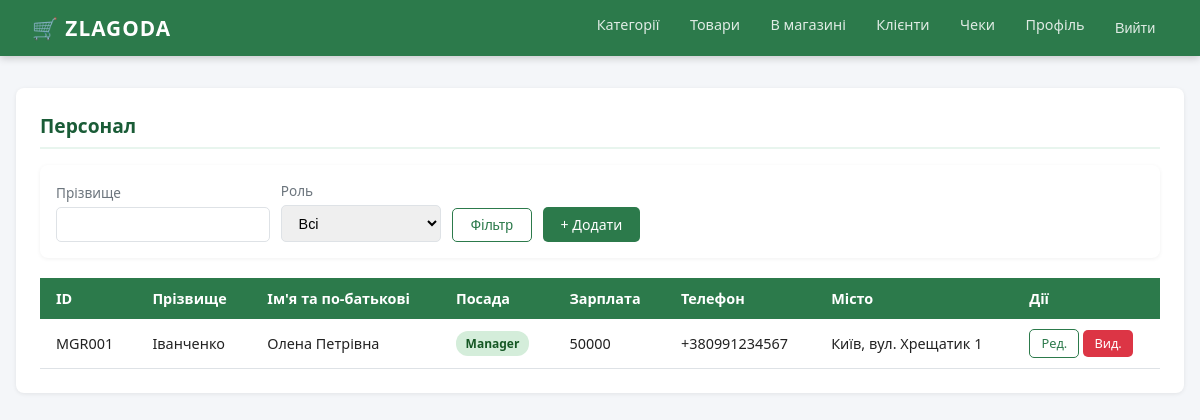
Before: /employees/ (signed in) with the older database file.
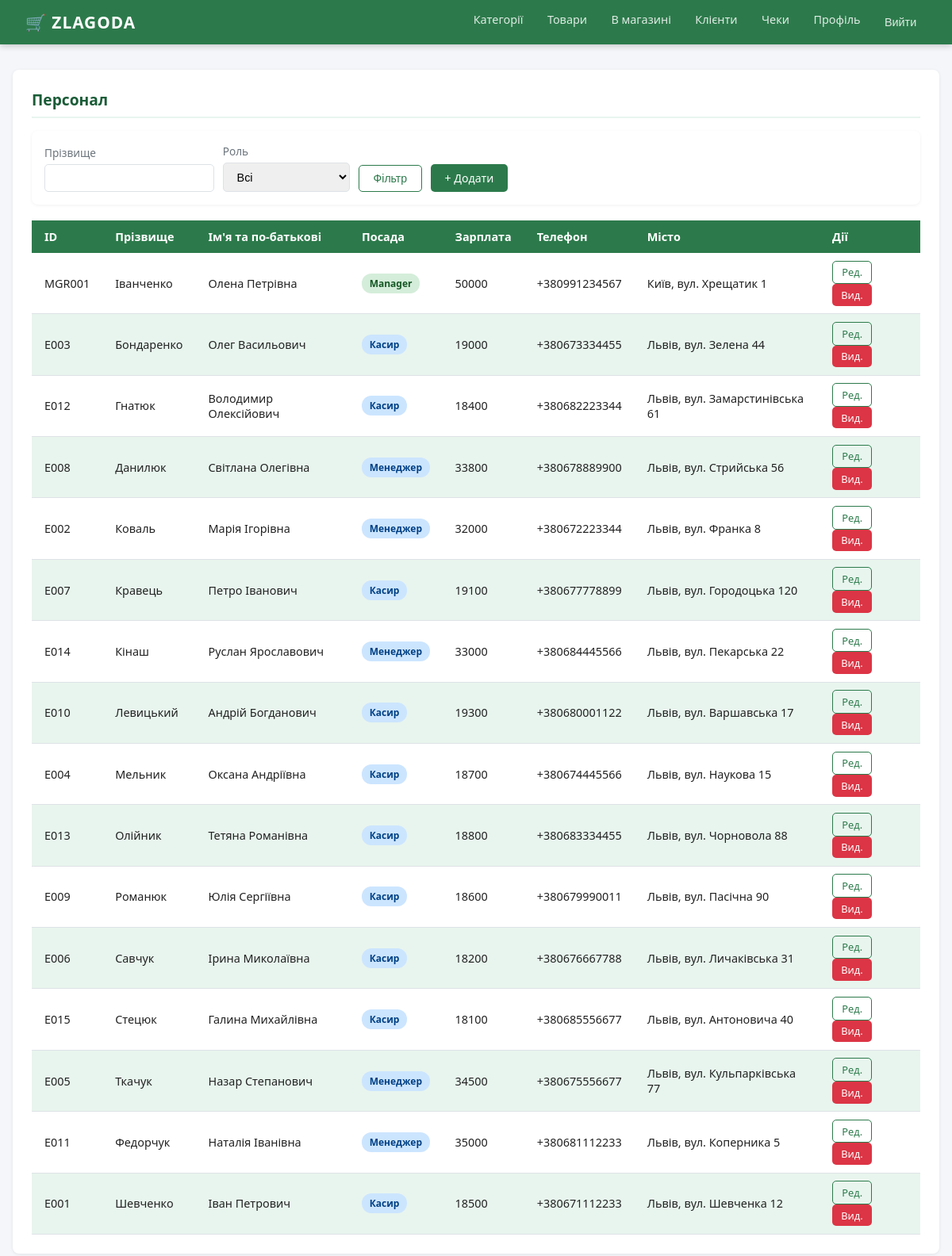
After: the same page with the newer database file.
### supermarket/models.py (models this page shows)
class Employee(models.Model):
    id_employee = models.CharField(max_length=10, primary_key=True)
    empl_surname = models.CharField(max_length=50)
    empl_name = models.CharField(max_length=50)
    empl_patronymic = models.CharField(max_length=50, null=True, blank=True)
    empl_role = models.CharField(max_length=10)
    salary = models.DecimalField(max_digits=13, decimal_places=4)
    date_of_birth = models.DateField()
    date_of_start = models.DateField()
    phone_number = models.CharField(max_length=13)
    city = models.CharField(max_length=50)
    street = models.CharField(max_length=50)
    zip_code = models.CharField(max_length=9)
    class Meta:
        db_table = 'Employee'
        managed = True

### supermarket/views.py (the view)
    def wrapper(request, *args, **kwargs):
        if not request.user.is_authenticated:
            return redirect('login')
        if get_current_role(request) != 'Manager':
            return HttpResponseForbidden("Доступ заборонено. Тільки для менеджерів.")
        return view_func(request, *args, **kwargs)

### supermarket/db_utils.py (called while the page is built)
def dictfetchall(cursor):
    columns = [col[0] for col in cursor.description]
    return [dict(zip(columns, row)) for row in cursor.fetchall()]

def get_all_employees():
    with connection.cursor() as c:
        c.execute("""
            SELECT id_employee, empl_surname, empl_name, empl_patronymic,
                   empl_role, salary, date_of_birth, date_of_start,
                   phone_number, city, street, zip_code
            FROM Employee
            ORDER BY empl_surname
        """)
        return dictfetchall(c)

def get_employee_by_id(eid):
    with connection.cursor() as c:
        c.execute("""
            SELECT id_employee, empl_surname, empl_name, empl_patronymic,
                   empl_role, salary, date_of_birth, date_of_start,
                   phone_number, city, street, zip_code
            FROM Employee
            WHERE id_employee = %s
        """, [eid])
        return dictfetchall(c)

### supermarket/views.py (called while the page is built)
def get_current_role(request):
    emp = db.get_employee_by_id(request.user.username)
    if emp:
        return emp[0]['empl_role']
    return None

def manager_required(view_func):
    def wrapper(request, *args, **kwargs):
        if not request.user.is_authenticated:
            return redirect('login')
        if get_current_role(request) != 'Manager':
            return HttpResponseForbidden("Доступ заборонено. Тільки для менеджерів.")
        return view_func(request, *args, **kwargs)
    wrapper.__name__ = view_func.__name__
    return wrapper

@manager_required
def employees_list(request):
    role_filter = request.GET.get('role', '')
    surname = request.GET.get('surname', '')
    if role_filter == 'Cashier':
        emps = db.get_cashiers()
    else:
        emps = db.get_all_employees()
    if surname:
        emps = [e for e in emps if surname.lower() in e['empl_surname'].lower()]
    return render(request, 'supermarket/employees.html', {
        'employees': emps,
        'surname': surname,
        'role_filter': role_filter,
    })

### supermarket/templates/supermarket/employees.html (shortened to what this page needs)
{% extends 'supermarket/base.html' %}
{% block content %}
<div class="card">
  <div class="card-title">Персонал</div>
  <div class="filter-bar">
    <form method="get" style="display:flex;gap:.7rem;flex-wrap:wrap;align-items:flex-end;width:100%">
      <div class="form-group"><label>Прізвище</label><input type="text" name="surname" value="{{ surname }}"></div>
      <div class="form-group">
        <label>Роль</label>
        <select name="role">
          <option value="">Всі</option>
        </select>
      </div>
      <button class="btn btn-outline">Фільтр</button>
      <a href="{% url 'employee_create' %}" class="btn btn-green">+ Додати</a>
    </form>
  </div>
  <div class="table-wrap">
    <table>
      <thead><tr>
        <th>ID</th><th>Прізвище</th><th>Ім'я та по-батькові</th><th>Посада</th>
        <th>Зарплата</th><th>Телефон</th><th>Місто</th><th>Дії</th>
      </tr></thead>
      <tbody>
      {% for e in employees %}
      <tr>
        <td>{{ e.id_employee }}</td>
        <td>{{ e.empl_surname }}</td>
        <td>{{ e.empl_name }} {{ e.empl_patronymic }}</td>
        <td><span class="badge {% if e.empl_role == 'Manager' %}badge-manager{% else %}badge-cashier{% endif %}">{{ e.empl_role }}</span></td>
        <td>{{ e.salary }}</td>
        <td>{{ e.phone_number }}</td>
        <td>{{ e.city }}, {{ e.street }}</td>
        <td>
          <a href="{% url 'employee_edit' e.id_employee %}" class="btn btn-outline btn-sm">Ред.</a>
          <a href="{% url 'employee_delete' e.id_employee %}" class="btn btn-danger btn-sm"
             onclick="return confirm('Видалити?')">Вид.</a>
        </td>
      </tr>
      {% empty %}<tr><td colspan="8">Немає даних</td></tr>
      {% endfor %}
      </tbody>
    </table>
  </div>
</div>
{% endblock %}

### supermarket/templates/supermarket/base.html (shortened to what this page needs)
{% load static %}
<!DOCTYPE html>
<html lang="uk">
<head>
<link rel="stylesheet" href="{% static 'supermarket/style.css' %}">
</head>
<body>
{% if user.is_authenticated %}
<nav>
  <a class="brand" href="{% url 'dashboard' %}">🛒 ZLAGODA</a>
  <ul>
    <li><a href="{% url 'categories' %}">Категорії</a></li>
    <li><a href="{% url 'products' %}">Товари</a></li>
    <li><a href="{% url 'store_products' %}">В магазині</a></li>
    <li><a href="{% url 'customers' %}">Клієнти</a></li>
    <li><a href="{% url 'checks' %}">Чеки</a></li>
    <li><a href="{% url 'profile' %}">Профіль</a></li>
    <li>
  <form method="post" action="{% url 'logout' %}" style="display:inline">
    <button type="submit" class="btn" style="background:transparent;color:rgba(255,255,255,.85);font-size:.9rem;padding:.4rem .8rem;cursor:pointer;">Вийти</button>
  </form>
</li>
  </ul>
</nav>
{% endif %}
<main>
{% block content %}{% endblock %}
</main>
</body>
</html>

### supermarket/static/supermarket/style.css (style rules this page uses)
:root { --green: #2c7a4b; --green-light: #e8f5ee; --green-dark: #1a5c37; --accent: #f0a500; --text: #222; --muted: #6c757d; --border: #dee2e6; --danger: #dc3545; --white: #fff; }
* { box-sizing: border-box; margin: 0; padding: 0; }
body { font-family: 'Segoe UI', sans-serif; background: #f4f6f9; color: var(--text); min-height: 100vh; }
nav { background: var(--green); padding: 0 2rem; display: flex; align-items: center; justify-content: space-between; height: 56px; box-shadow: 0 2px 8px rgba(0,0,0,.2); }
nav .brand { color: var(--white); font-size: 1.3rem; font-weight: 700; text-decoration: none; letter-spacing: 1px; }
nav ul { list-style: none; display: flex; gap: .3rem; }
nav ul li a { color: rgba(255,255,255,.85); text-decoration: none; padding: .4rem .8rem; border-radius: 4px; font-size: .9rem; transition: background .2s; }
main { max-width: 1200px; margin: 2rem auto; padding: 0 1rem; }
.card { background: var(--white); border-radius: 8px; padding: 1.5rem; box-shadow: 0 1px 4px rgba(0,0,0,.08); margin-bottom: 1.5rem; }
.card-title { font-size: 1.2rem; font-weight: 600; color: var(--green-dark); margin-bottom: 1rem; padding-bottom: .5rem; border-bottom: 2px solid var(--green-light); }
.table-wrap { overflow-x: auto; }
table { width: 100%; border-collapse: collapse; font-size: .9rem; }
thead th { background: var(--green); color: var(--white); padding: .7rem 1rem; text-align: left; font-weight: 600; }
tbody tr:nth-child(even) { background: var(--green-light); }
tbody td { padding: .6rem 1rem; border-bottom: 1px solid var(--border); }
.btn { display: inline-block; padding: .5rem 1.1rem; border-radius: 5px; border: none; cursor: pointer; font-size: .88rem; font-weight: 500; text-decoration: none; transition: opacity .15s, transform .1s; }
.btn-green { background: var(--green); color: var(--white); }
.btn-outline { background: transparent; border: 1px solid var(--green); color: var(--green); }
.btn-danger { background: var(--danger); color: var(--white); }
.btn-sm { padding: .3rem .7rem; font-size: .8rem; }
.form-group { margin-bottom: 1rem; }
label { display: block; font-size: .85rem; font-weight: 500; margin-bottom: .3rem; color: var(--muted); }
input[type=text], input[type=password], input[type=date], input[type=datetime-local], input[type=number], select, textarea { width: 100%; padding: .55rem .8rem; border: 1px solid var(--border); border-radius: 5px; font-size: .9rem; transition: border-color .2s; }
.filter-bar { display: flex; gap: .7rem; align-items: flex-end; flex-wrap: wrap; margin-bottom: 1.2rem; background: var(--white); padding: 1rem; border-radius: 8px; box-shadow: 0 1px 4px rgba(0,0,0,.06); }
.filter-bar .form-group { margin-bottom: 0; min-width: 160px; }
.badge { display: inline-block; padding: .25rem .6rem; border-radius: 12px; font-size: .75rem; font-weight: 600; }
.badge-manager { background: #d4edda; color: #155724; }
.badge-cashier { background: #cce5ff; color: #004085; }

Changed rows visible on the page:
added Employee: id_employee "E003", empl_surname "Бондаренко", empl_name "Олег", empl_patronymic "Васильович", empl_role "Касир", salary "19000", phone_number "+380673334455", city "Львів", street "вул. Зелена 44"
added Employee: id_employee "E012", empl_surname "Гнатюк", empl_name "Володимир", empl_patronymic "Олексійович", empl_role "Касир", salary "18400", phone_number "+380682223344", city "Львів", street "вул. Замарстинівська 61"
added Employee: id_employee "E008", empl_surname "Данилюк", empl_name "Світлана", empl_patronymic "Олегівна", empl_role "Менеджер", salary "33800", phone_number "+380678889900", city "Львів", street "вул. Стрийська 56"
added Employee: id_employee "E002", empl_surname "Коваль", empl_name "Марія", empl_patronymic "Ігорівна", empl_role "Менеджер", salary "32000", phone_number "+380672223344", city "Львів", street "вул. Франка 8"
added Employee: id_employee "E007", empl_surname "Кравець", empl_name "Петро", empl_patronymic "Іванович", empl_role "Касир", salary "19100", phone_number "+380677778899", city "Львів", street "вул. Городоцька 120"
added Employee: id_employee "E014", empl_surname "Кінаш", empl_name "Руслан", empl_patronymic "Ярославович", empl_role "Менеджер", salary "33000", phone_number "+380684445566", city "Львів", street "вул. Пекарська 22"
added Employee: id_employee "E010", empl_surname "Левицький", empl_name "Андрій", empl_patronymic "Богданович", empl_role "Касир", salary "19300", phone_number "+380680001122", city "Львів", street "вул. Варшавська 17"
added Employee: id_employee "E004", empl_surname "Мельник", empl_name "Оксана", empl_patronymic "Андріївна", empl_role "Касир", salary "18700", phone_number "+380674445566", city "Львів", street "вул. Наукова 15"
added Employee: id_employee "E013", empl_surname "Олійник", empl_name "Тетяна", empl_patronymic "Романівна", empl_role "Касир", salary "18800", phone_number "+380683334455", city "Львів", street "вул. Чорновола 88"
added Employee: id_employee "E009", empl_surname "Романюк", empl_name "Юлія", empl_patronymic "Сергіївна", empl_role "Касир", salary "18600", phone_number "+380679990011", city "Львів", street "вул. Пасічна 90"
added Employee: id_employee "E006", empl_surname "Савчук", empl_name "Ірина", empl_patronymic "Миколаївна", empl_role "Касир", salary "18200", phone_number "+380676667788", city "Львів", street "вул. Личаківська 31"
added Employee: id_employee "E015", empl_surname "Стецюк", empl_name "Галина", empl_patronymic "Михайлівна", empl_role "Касир", salary "18100", phone_number "+380685556677", city "Львів", street "вул. Антоновича 40"
added Employee: id_employee "E005", empl_surname "Ткачук", empl_name "Назар", empl_patronymic "Степанович", empl_role "Менеджер", salary "34500", phone_number "+380675556677", city "Львів", street "вул. Кульпарківська 77"
added Employee: id_employee "E011", empl_surname "Федорчук", empl_name "Наталія", empl_patronymic "Іванівна", empl_role "Менеджер", salary "35000", phone_number "+380681112233", city "Львів", street "вул. Коперника 5"
added Employee: id_employee "E001", empl_surname "Шевченко", empl_name "Іван", empl_patronymic "Петрович", empl_role "Касир", salary "18500", phone_number "+380671112233", city "Львів", street "вул. Шевченка 12"
